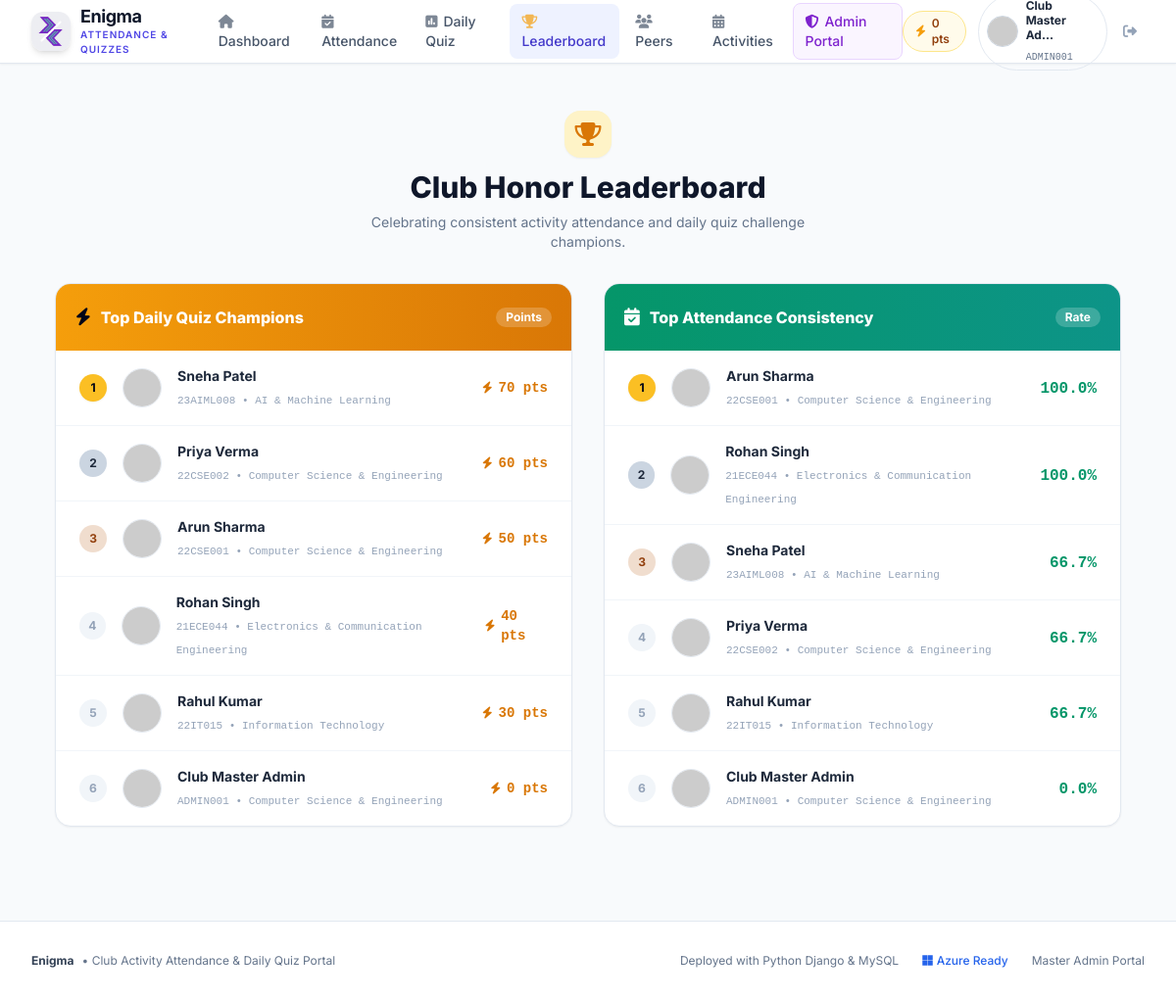
The page /quiz/leaderboard/ (signed in) on the database its author committed.
### accounts/models.py (models this page shows, shortened)
class StudentUser(AbstractUser):
    BRANCH_CHOICES = [
        ('CSE', 'Computer Science & Engineering'),
        ('IT', 'Information Technology'),
        ('ECE', 'Electronics & Communication Engineering'),
        ('EE', 'Electrical Engineering'),
        ('ME', 'Mechanical Engineering'),
        ('CE', 'Civil Engineering'),
        ('AIML', 'AI & Machine Learning'),
        ('DS', 'Data Science'),
        ('OTHER', 'Other Department'),
    ]
    SEMESTER_CHOICES = [(i, f'Semester {i}') for i in range(1, 9)]
    name = models.CharField(max_length=150, help_text="Full name of student")
    email = models.EmailField(unique=True, db_index=True)
    roll_number = models.CharField(max_length=50, unique=True, db_index=True)
    branch = models.CharField(max_length=50, choices=BRANCH_CHOICES, default='CSE')
    semester = models.PositiveSmallIntegerField(choices=SEMESTER_CHOICES, default=1)
    mobile_number = models.CharField(max_length=20, unique=True)
    profile_pic = models.ImageField(upload_to='profile_pics/', blank=True, null=True)
    bio = models.TextField(blank=True, default="Passionate club member eager to learn and collaborate.")
    quiz_points = models.PositiveIntegerField(default=0)
    followers = models.ManyToManyField(
        'self',
        symmetrical=False,
        related_name='following',
        blank=True
    )
    is_club_admin = models.BooleanField(
        default=False,
        help_text="Designates whether this student has master club admin privileges."
    )
    objects = StudentUserManager()
    USERNAME_FIELD = 'email'
    REQUIRED_FIELDS = ['name', 'roll_number', 'branch', 'semester', 'mobile_number']
    class Meta:
        ordering = ['roll_number']
        verbose_name = 'Student User'
        verbose_name_plural = 'Student Users'
    @property
    def avatar_url(self):
        if self.profile_pic and hasattr(self.profile_pic, 'url'):
            return self.profile_pic.url
        clean_name = self.name.replace(' ', '+') if self.name else 'Student'
        return f"https://ui-avatars.com/api/?name={clean_name}&background=4f46e5&color=fff&size=150"
    def get_attendance_percentage(self):
        from attendance.models import AttendanceRecord
        total = AttendanceRecord.objects.filter(student=self).count()
        if total == 0:
            return 0.0
        present_count = AttendanceRecord.objects.filter(
            student=self,
            status__in=['PRESENT', 'LATE']
        ).count()
        return round((present_count / total) * 100, 1)

### quizzes/views.py (the view)
# urls.py: path('leaderboard/', views.leaderboard_view, name='leaderboard'),
@login_required
def leaderboard_view(request):
    top_quiz_students = StudentUser.objects.filter(is_active=True).order_by('-quiz_points', 'name')[:20]
    students_with_stats = []
    all_students = StudentUser.objects.filter(is_active=True)
    for s in all_students:
        pct = s.get_attendance_percentage()
        students_with_stats.append({
            'student': s,
            'attendance_percentage': pct,
            'quiz_points': s.quiz_points,
        })
    top_attendance_students = sorted(
        students_with_stats,
        key=lambda x: (x['attendance_percentage'], x['quiz_points']),
        reverse=True
    )[:20]
    return render(request, 'quizzes/leaderboard.html', {
        'top_quiz_students': top_quiz_students,
        'top_attendance_students': top_attendance_students,
    })

### templates/quizzes/leaderboard.html (shortened to what this page needs)
{% extends 'base.html' %}
{% block content %}
<div class="max-w-6xl mx-auto px-4 sm:px-6 lg:px-8 py-8 space-y-8">
    <div class="text-center space-y-2">
        <div class="inline-flex items-center justify-center w-12 h-12 rounded-2xl bg-amber-100 text-amber-600 text-2xl shadow-sm mb-1">
            <i class="fa-solid fa-trophy"></i>
        </div>
        <h1 class="text-3xl font-extrabold text-slate-900">Club Honor Leaderboard</h1>
        <p class="text-xs sm:text-sm text-slate-500 max-w-md mx-auto">
            Celebrating consistent activity attendance and daily quiz challenge champions.
        </p>
    </div>
    <div class="grid grid-cols-1 lg:grid-cols-2 gap-8">
        <div class="bg-white rounded-2xl border border-slate-200 shadow-sm overflow-hidden">
            <div class="bg-gradient-to-r from-amber-500 to-amber-600 p-5 text-slate-950 flex items-center justify-between">
                <div class="flex items-center space-x-2.5">
                    <i class="fa-solid fa-bolt text-lg"></i>
                    <h2 class="font-extrabold text-base text-white">Top Daily Quiz Champions</h2>
                </div>
                <span class="text-xs font-bold bg-white/20 px-2.5 py-0.5 rounded-full text-white">Points</span>
            </div>
            <div class="divide-y divide-slate-100">
                {% for student in top_quiz_students %}
                <div class="p-4 sm:px-6 flex items-center justify-between hover:bg-slate-50 transition">
                    <div class="flex items-center space-x-4">
                        <span class="w-7 h-7 rounded-full flex items-center justify-center font-bold text-xs
                            {% if forloop.counter == 1 %}bg-amber-400 text-slate-950 shadow-sm
                            {% elif forloop.counter == 2 %}bg-slate-300 text-slate-800
                            {% elif forloop.counter == 3 %}bg-amber-700/20 text-amber-800
                            {% else %}text-slate-400 bg-slate-100{% endif %}">
                            {{ forloop.counter }}
                        </span>
                        <img src="{{ student.avatar_url }}" alt="{{ student.name }}" class="w-10 h-10 rounded-full object-cover border border-slate-200">
                        <div>
                            <a href="{% url 'public_profile' student.roll_number %}" class="font-bold text-sm text-slate-800 hover:text-brand-600 block">
                                {{ student.name }}
                            </a>
                            <span class="text-[11px] text-slate-400 font-mono">{{ student.roll_number }} • {{ student.get_branch_display }}</span>
                        </div>
                    </div>
                    <div class="flex items-center space-x-1.5 font-bold text-amber-600 font-mono text-sm">
                        <i class="fa-solid fa-bolt text-xs"></i>
                        <span>{{ student.quiz_points }} pts</span>
                    </div>
                </div>
                {% empty %}
                <div class="p-8 text-center text-slate-400 text-sm">No quiz submissions yet.</div>
                {% endfor %}
            </div>
        </div>
        <div class="bg-white rounded-2xl border border-slate-200 shadow-sm overflow-hidden">
            <div class="bg-gradient-to-r from-emerald-600 to-teal-600 p-5 text-white flex items-center justify-between">
                <div class="flex items-center space-x-2.5">
                    <i class="fa-solid fa-calendar-check text-lg"></i>
                    <h2 class="font-extrabold text-base">Top Attendance Consistency</h2>
                </div>
                <span class="text-xs font-bold bg-white/20 px-2.5 py-0.5 rounded-full">Rate</span>
            </div>
            <div class="divide-y divide-slate-100">
                {% for item in top_attendance_students %}
                {% with s=item.student %}
                <div class="p-4 sm:px-6 flex items-center justify-between hover:bg-slate-50 transition">
                    <div class="flex items-center space-x-4">
                        <span class="w-7 h-7 rounded-full flex items-center justify-center font-bold text-xs
                            {% if forloop.counter == 1 %}bg-amber-400 text-slate-950 shadow-sm
                            {% elif forloop.counter == 2 %}bg-slate-300 text-slate-800
                            {% elif forloop.counter == 3 %}bg-amber-700/20 text-amber-800
                            {% else %}text-slate-400 bg-slate-100{% endif %}">
                            {{ forloop.counter }}
                        </span>
                        <img src="{{ s.avatar_url }}" alt="{{ s.name }}" class="w-10 h-10 rounded-full object-cover border border-slate-200">
                        <div>
                            <a href="{% url 'public_profile' s.roll_number %}" class="font-bold text-sm text-slate-800 hover:text-brand-600 block">
                                {{ s.name }}
                            </a>
                            <span class="text-[11px] text-slate-400 font-mono">{{ s.roll_number }} • {{ s.get_branch_display }}</span>
                        </div>
                    </div>
                    <div class="text-right">
                        <span class="text-base font-extrabold text-emerald-600 font-mono">{{ item.attendance_percentage }}%</span>
                    </div>
                </div>
                {% endwith %}
                {% empty %}
                <div class="p-8 text-center text-slate-400 text-sm">No attendance records yet.</div>
                {% endfor %}
            </div>
        </div>
    </div>
</div>
{% endblock %}

### templates/base.html (shortened to what this page needs)
{% load static %}
<!DOCTYPE html>
<html lang="en">
<head>
    <script src="https://cdn.tailwindcss.com"></script>
    <link rel="stylesheet" href="https://cdnjs.cloudflare.com/ajax/libs/font-awesome/6.5.1/css/all.min.css">
</head>
<body class="min-h-screen flex flex-col text-slate-800 antialiased">
    <nav class="sticky top-0 z-40 bg-white/95 backdrop-blur-md border-b border-slate-200 shadow-sm">
        <div class="max-w-7xl mx-auto px-4 sm:px-6 lg:px-8">
            <div class="flex justify-between h-16">
                <div class="flex items-center space-x-3">
                    <a href="{% url 'home' %}" class="flex items-center space-x-2.5">
                        <img src="{% static 'images/enigma-logo.png' %}" alt="Enigma Logo" class="w-10 h-10 rounded-xl object-contain shadow-md">
                        <div>
                            <span class="text-lg font-bold tracking-tight text-slate-900 block leading-tight">Enigma</span>
                            <span class="text-[10px] font-semibold text-brand-600 uppercase tracking-widest block">Attendance & Quizzes</span>
                        </div>
                    </a>
                    {% if user.is_authenticated %}
                    <div class="hidden md:flex items-center space-x-1 ml-6">
                        <a href="{% url 'student_dashboard' %}" class="px-3 py-2 rounded-lg text-sm font-medium transition {% if request.resolver_match.url_name == 'student_dashboard' %}bg-brand-50 text-brand-700{% else %}text-slate-600 hover:text-slate-900 hover:bg-slate-100{% endif %}">
                            <i class="fa-solid fa-house mr-1.5 opacity-70"></i>Dashboard
                        </a>
                        <a href="{% url 'my_attendance' %}" class="px-3 py-2 rounded-lg text-sm font-medium transition {% if request.resolver_match.url_name == 'my_attendance' %}bg-brand-50 text-brand-700{% else %}text-slate-600 hover:text-slate-900 hover:bg-slate-100{% endif %}">
                            <i class="fa-solid fa-calendar-check mr-1.5 opacity-70"></i>Attendance
                        </a>
                        <a href="{% url 'daily_quiz' %}" class="relative px-3 py-2 rounded-lg text-sm font-medium transition {% if request.resolver_match.url_name == 'daily_quiz' %}bg-brand-50 text-brand-700{% else %}text-slate-600 hover:text-slate-900 hover:bg-slate-100{% endif %}">
                            <i class="fa-solid fa-poll mr-1.5 opacity-70"></i>Daily Quiz
                        </a>
                        <a href="{% url 'leaderboard' %}" class="px-3 py-2 rounded-lg text-sm font-medium transition {% if request.resolver_match.url_name == 'leaderboard' %}bg-brand-50 text-brand-700{% else %}text-slate-600 hover:text-slate-900 hover:bg-slate-100{% endif %}">
                            <i class="fa-solid fa-trophy mr-1.5 opacity-70 text-amber-500"></i>Leaderboard
                        </a>
                        <a href="{% url 'students_directory' %}" class="px-3 py-2 rounded-lg text-sm font-medium transition {% if request.resolver_match.url_name == 'students_directory' %}bg-brand-50 text-brand-700{% else %}text-slate-600 hover:text-slate-900 hover:bg-slate-100{% endif %}">
                            <i class="fa-solid fa-users mr-1.5 opacity-70"></i>Peers
                        </a>
                        <a href="{% url 'activities_list' %}" class="px-3 py-2 rounded-lg text-sm font-medium transition {% if request.resolver_match.url_name == 'activities_list' %}bg-brand-50 text-brand-700{% else %}text-slate-600 hover:text-slate-900 hover:bg-slate-100{% endif %}">
                            <i class="fa-solid fa-calendar-days mr-1.5 opacity-70"></i>Activities
                        </a>
                        {% if is_club_admin_user %}
                        <a href="{% url 'admin_dashboard' %}" class="px-3 py-2 rounded-lg text-sm font-medium bg-purple-50 text-purple-700 hover:bg-purple-100 border border-purple-200">
                            <i class="fa-solid fa-shield-halved mr-1.5"></i>Admin Portal
                        </a>
                        {% endif %}
                    </div>
                    {% endif %}
                </div>
                <div class="flex items-center space-x-3">
                    {% if user.is_authenticated %}
                    <div class="hidden sm:flex items-center bg-amber-50 border border-amber-200 text-amber-800 px-3 py-1 rounded-full text-xs font-semibold shadow-xs">
                        <i class="fa-solid fa-bolt text-amber-500 mr-1.5"></i>
                        <span>{{ user.quiz_points }} pts</span>
                    </div>
                    <div class="relative flex items-center space-x-2">
                        <a href="{% url 'my_profile' %}" class="flex items-center space-x-2 p-1 pl-2 pr-3 rounded-full hover:bg-slate-100 transition border border-slate-200">
                            <img src="{{ user.avatar_url }}" alt="{{ user.name }}" class="w-8 h-8 rounded-full object-cover border border-slate-300">
                            <div class="text-left hidden lg:block">
                                <span class="text-xs font-bold text-slate-800 block leading-tight">{{ user.name|truncatechars:15 }}</span>
                                <span class="text-[10px] text-slate-500 font-mono">{{ user.roll_number }}</span>
                            </div>
                        </a>
                        <a href="{% url 'logout' %}" title="Sign Out" class="p-2 text-slate-400 hover:text-rose-600 hover:bg-rose-50 rounded-lg transition text-sm">
                            <i class="fa-solid fa-right-from-bracket"></i>
                        </a>
                    </div>
                    {% endif %}
                </div>
            </div>
        </div>
    </nav>
    <main class="flex-grow">
        {% block content %}{% endblock %}
    </main>
    <footer class="bg-white border-t border-slate-200 mt-16 py-8">
        <div class="max-w-7xl mx-auto px-4 sm:px-6 lg:px-8 flex flex-col md:flex-row items-center justify-between text-xs text-slate-500 space-y-4 md:space-y-0">
            <div class="flex items-center space-x-2">
                <span class="font-bold text-slate-700">Enigma</span>
                <span>• Club Activity Attendance & Daily Quiz Portal</span>
            </div>
            <div class="flex items-center space-x-6">
                <span>Deployed with Python Django & MySQL</span>
                <span class="inline-flex items-center text-blue-600 font-medium">
                    <i class="fa-brands fa-microsoft mr-1"></i>Azure Ready
                </span>
                <a href="{% url 'admin_login' %}" class="hover:text-purple-600 transition">Master Admin Portal</a>
            </div>
        </div>
    </footer>
</body>
</html>

### rows shown on the page
StudentUser: quiz_points "0", roll_number "ADMIN001", name "Club Master Admin", branch "Computer Science & Engineering", student.name "Club Master Admin", student.roll_number "ADMIN001", student.branch "Computer Science & Engineering", attendance_percentage "0.0"
StudentUser: name "Sneha Patel", roll_number "23AIML008", branch "AI & Machine Learning", quiz_points "70", student.name "Sneha Patel", student.roll_number "23AIML008", student.branch "AI & Machine Learning", attendance_percentage "66.7"
StudentUser: name "Priya Verma", roll_number "22CSE002", branch "Computer Science & Engineering", quiz_points "60", student.name "Priya Verma", student.roll_number "22CSE002", student.branch "Computer Science & Engineering", attendance_percentage "66.7"
StudentUser: name "Arun Sharma", roll_number "22CSE001", branch "Computer Science & Engineering", quiz_points "50", student.name "Arun Sharma", student.roll_number "22CSE001", student.branch "Computer Science & Engineering", attendance_percentage "100.0"
StudentUser: name "Rohan Singh", roll_number "21ECE044", branch "Electronics & Communication Engineering", quiz_points "40", student.name "Rohan Singh", student.roll_number "21ECE044", student.branch "Electronics & Communication Engineering", attendance_percentage "100.0"
StudentUser: name "Rahul Kumar", roll_number "22IT015", branch "Information Technology", quiz_points "30", student.name "Rahul Kumar", student.roll_number "22IT015", student.branch "Information Technology", attendance_percentage "66.7"
